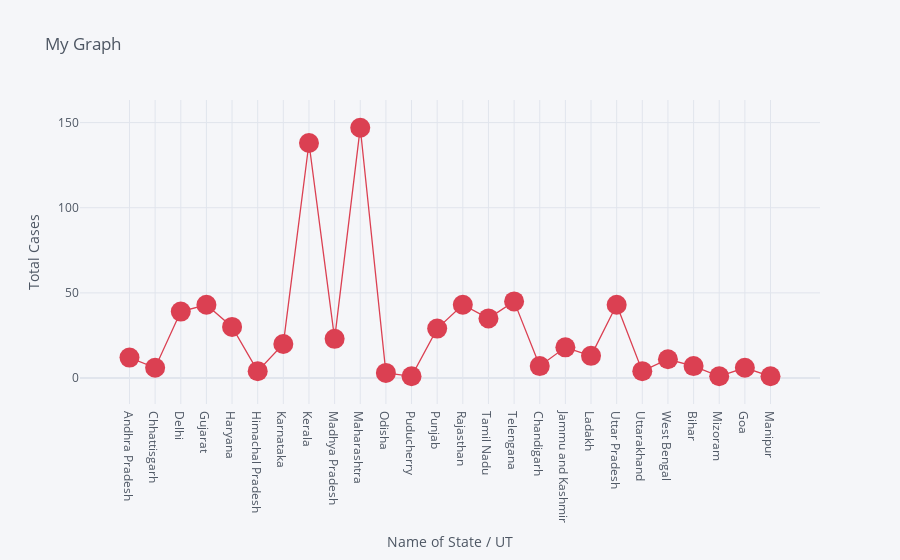

The notebook cell saved with this chart:
### Code cell
#plotting scatter graph using iplot
#state vs Total cases
df.iplot(kind='scatter',x='States',y='Total Cases',mode='markers+lines',title='My Graph',xTitle='Name of State / UT',yTitle='Total Cases',colors='red',size=20)

### Figure 1 — Plotly figure (JSON) as saved in the notebook; plotly's stock layout.template omitted (floating-point values rounded to 4 significant figures)
{"data": [{"line": {"color": "rgba(219, 64, 82, 1.0)", "dash": "solid", "shape": "linear", "width": 1.3}, "marker": {"size": 20, "symbol": "circle"}, "mode": "markers+lines", "name": "Total Cases", "text": "", "type": "scatter", "x": ["Andhra Pradesh", "Chhattisgarh", "Delhi", "Gujarat", "Haryana", "Himachal Pradesh", "Karnataka", "Kerala", "Madhya Pradesh", "Maharashtra", "Odisha", "Puducherry", "Punjab", "Rajasthan", "Tamil Nadu", "Telengana", "Chandigarh", "Jammu and Kashmir", "Ladakh", "Uttar Pradesh", "Uttarakhand", "West Bengal", "Bihar", "Mizoram", "Goa", "Manipur"], "y": [12, 6, 39, 43, 30, 4, 20, 138, 23, 147, 3, 1, 29, 43, 35, 45, 7, 18, 13, 43, 4, 11, 7, 1, 6, 1]}], "layout": {"legend": {"bgcolor": "#F5F6F9", "font": {"color": "#4D5663"}}, "paper_bgcolor": "#F5F6F9", "plot_bgcolor": "#F5F6F9", "title": {"font": {"color": "#4D5663"}, "text": "My Graph"}, "xaxis": {"gridcolor": "#E1E5ED", "showgrid": true, "tickfont": {"color": "#4D5663"}, "title": {"font": {"color": "#4D5663"}, "text": "Name of State / UT"}, "zerolinecolor": "#E1E5ED"}, "yaxis": {"gridcolor": "#E1E5ED", "showgrid": true, "tickfont": {"color": "#4D5663"}, "title": {"font": {"color": "#4D5663"}, "text": "Total Cases"}, "zerolinecolor": "#E1E5ED"}}}
